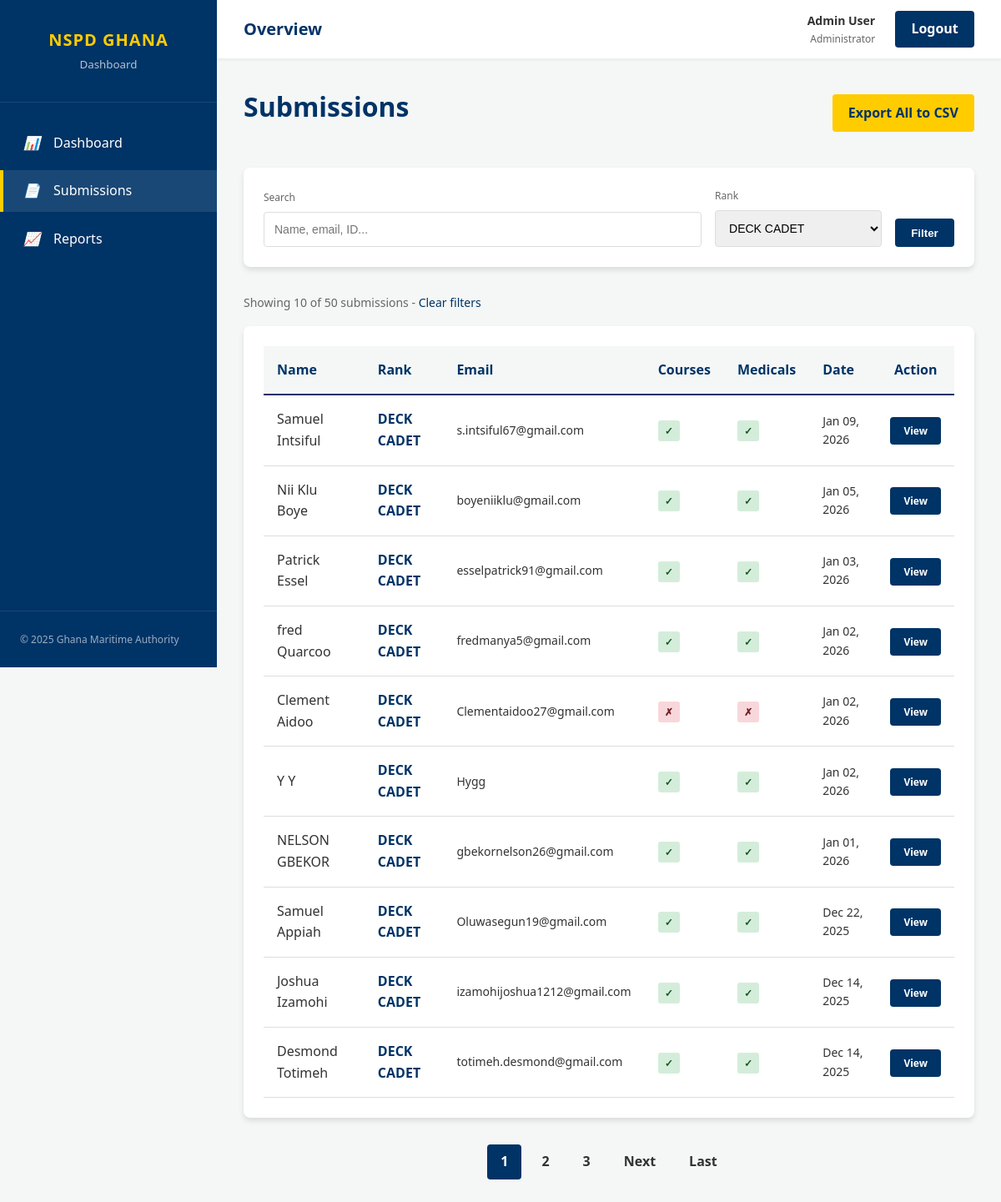
Page /submissions.php?rank=DECK CADET (signed in) on the committed database.
### tables this page shows
CREATE TABLE IF NOT EXISTS `applications` (
  `id` int NOT NULL AUTO_INCREMENT,
  `submitted_at` datetime NOT NULL,
  `surname` varchar(100) NOT NULL,
  `first_name` varchar(100) NOT NULL,
  `other_names` varchar(100) DEFAULT NULL,
  `short_courses_rmu` enum('Yes','No') NOT NULL,
  `familiarisation_isps_gma` enum('Yes','No') NOT NULL,
  `position_rank` varchar(100) NOT NULL,
  `telephone` varchar(100) NOT NULL,
  `email` varchar(150) NOT NULL,
  `attachment` text,
  `sea_experience` text,
  `total_sea_experience_years` decimal(4,1) DEFAULT NULL,
  `last_ship_type` varchar(150) DEFAULT NULL,
  `medicals` text,
  `created_at` timestamp NULL DEFAULT CURRENT_TIMESTAMP,
  PRIMARY KEY (`id`)
);

### submissions.php (the view, shortened to what this page needs)
<?php
$pdo = get_db_connection();
$page = isset($_GET['page']) ? max(1, (int)$_GET['page']) : 1;
$search = isset($_GET['search']) ? trim($_GET['search']) : '';
$rank_filter = isset($_GET['rank']) ? trim($_GET['rank']) : '';
$per_page = 10;
$where = [];
$params = [];
if ($rank_filter) {
    $where[] = "position_rank = ?";
    $params[] = $rank_filter;
}
$where_clause = $where ? "WHERE " . implode(" AND ", $where) : "";
$count_query = "SELECT COUNT(*) as total FROM applications $where_clause";
$count_stmt = $pdo->prepare($count_query);
$count_stmt->execute($params);
$total = $count_stmt->fetch(PDO::FETCH_ASSOC)['total'];
$total_pages = ceil($total / $per_page);
$offset = ($page - 1) * $per_page;
$query = "SELECT id, surname, first_name, position_rank, email, submitted_at, short_courses_rmu, medicals FROM applications $where_clause ORDER BY submitted_at DESC LIMIT $per_page OFFSET $offset";
$stmt = $pdo->prepare($query);
$stmt->execute($params);
$applications = $stmt->fetchAll(PDO::FETCH_ASSOC);
$ranks_stmt = $pdo->prepare("SELECT DISTINCT position_rank FROM applications ORDER BY position_rank");
$ranks_stmt->execute();
$ranks = $ranks_stmt->fetchAll(PDO::FETCH_COLUMN);
?>
<!DOCTYPE html>
<html lang="en">
<head>
    <link rel="stylesheet" href="public/css/style.css">
</head>
<body>
<div class="app-container">
    <?php include 'includes/sidebar.php'; ?>
    <main class="main-content">
        <?php include 'includes/header.php'; ?>
        <div class="content-body">
            <div style="display: flex; justify-content: space-between; align-items: center; margin-bottom: 2rem;">
                <h1>Submissions</h1>
                <a href="api/export-all-csv.php?search=<?php echo urlencode($search); ?>&rank=<?php echo urlencode($rank_filter); ?>" class="btn btn-accent" target="_blank">Export All to CSV</a>
            </div>
            <div class="card" style="margin-bottom: 2rem; padding: 1.5rem;">
                <form method="GET" style="display: flex; gap: 1rem; align-items: flex-end; flex-wrap: wrap;">
                    <div style="flex: 1; min-width: 200px;">
                        <label style="display: block; font-size: 0.75rem; color: var(--text-muted); margin-bottom: 0.5rem;">Search</label>
                        <input type="text" name="search" value="<?php echo htmlspecialchars($search); ?>" placeholder="Name, email, ID..." style="width: 100%; padding: 0.75rem; border: 1px solid #ddd; border-radius: 4px; font-size: 0.875rem;">
                    </div>
                    <div style="flex: 0 0 200px;">
                        <label style="display: block; font-size: 0.75rem; color: var(--text-muted); margin-bottom: 0.5rem;">Rank</label>
                        <select name="rank" style="width: 100%; padding: 0.75rem; border: 1px solid #ddd; border-radius: 4px; font-size: 0.875rem;">
                            <?php foreach ($ranks as $rank): ?>
                            <option value="<?php echo htmlspecialchars($rank); ?>" <?php echo $rank_filter === $rank ? 'selected' : ''; ?>><?php echo htmlspecialchars($rank); ?></option>
                            <?php endforeach; ?>
                        </select>
                    </div>
                    <button type="submit" class="btn btn-primary">Filter</button>
                </form>
            </div>
            <div style="margin-bottom: 1rem; font-size: 0.875rem; color: var(--text-muted);">
                Showing <?php echo count($applications); ?> of <?php echo $total; ?> submissions
                <?php if ($search || $rank_filter): ?>
                    - <a href="submissions.php" style="color: var(--primary-blue); text-decoration: none;">Clear filters</a>
                <?php endif; ?>
            </div>
            <div class="card">
                <table class="submissions-table" style="width: 100%; border-collapse: collapse;">
                    <thead>
                        <tr style="border-bottom: 2px solid var(--primary-blue);">
                            <th style="padding: 1rem; text-align: left; font-weight: 600;">Name</th>
                            <th style="padding: 1rem; text-align: left; font-weight: 600;">Rank</th>
                            <th style="padding: 1rem; text-align: left; font-weight: 600;">Email</th>
                            <th style="padding: 1rem; text-align: left; font-weight: 600;">Courses</th>
                            <th style="padding: 1rem; text-align: left; font-weight: 600;">Medicals</th>
                            <th style="padding: 1rem; text-align: left; font-weight: 600;">Date</th>
                            <th style="padding: 1rem; text-align: center; font-weight: 600;">Action</th>
                        </tr>
                    </thead>
                    <tbody>
                        <?php if (count($applications) > 0): ?>
                            <?php foreach ($applications as $app): ?>
                            <tr style="border-bottom: 1px solid #eee; hover: background-color: #f9f9f9;">
                                <td style="padding: 1rem;"><?php echo htmlspecialchars($app['first_name'] . ' ' . $app['surname']); ?></td>
                                <td style="padding: 1rem;"><strong style="color: var(--primary-blue);"><?php echo htmlspecialchars($app['position_rank']); ?></strong></td>
                                <td style="padding: 1rem; font-size: 0.875rem;"><?php echo htmlspecialchars($app['email']); ?></td>
                                <td style="padding: 1rem;">
                                    <?php if ($app['short_courses_rmu'] === 'Yes'): ?>
                                    <span style="padding: 0.25rem 0.5rem; background: #d4edda; color: #155724; border-radius: 3px; font-size: 0.75rem; font-weight: 600;">✓</span>
                                    <?php else: ?>
                                    <span style="padding: 0.25rem 0.5rem; background: #f8d7da; color: #721c24; border-radius: 3px; font-size: 0.75rem; font-weight: 600;">✗</span>
                                    <?php endif; ?>
                                </td>
                                <td style="padding: 1rem;">
                                    <?php if ($app['medicals'] === 'Yes'): ?>
                                    <span style="padding: 0.25rem 0.5rem; background: #d4edda; color: #155724; border-radius: 3px; font-size: 0.75rem; font-weight: 600;">✓</span>
                                    <?php else: ?>
                                    <span style="padding: 0.25rem 0.5rem; background: #f8d7da; color: #721c24; border-radius: 3px; font-size: 0.75rem; font-weight: 600;">✗</span>
                                    <?php endif; ?>
                                </td>
                                <td style="padding: 1rem; font-size: 0.875rem;"><?php echo date('M d, Y', strtotime($app['submitted_at'])); ?></td>
                                <td style="padding: 1rem; text-align: center;">
                                    <a href="view-submission.php?id=<?php echo $app['id']; ?>" class="btn" style="padding: 0.5rem 1rem; background: var(--primary-blue); color: white; text-decoration: none; border-radius: 4px; font-size: 0.75rem;">View</a>
                                </td>
                            </tr>
                            <?php endforeach; ?>
                        <?php endif; ?>
                    </tbody>
                </table>
            </div>
            <?php if ($total_pages > 1): ?>
            <div style="margin-top: 2rem; display: flex; justify-content: center; align-items: center; gap: 0.5rem; flex-wrap: wrap;">
                <?php for ($i = max(1, $page - 2); $i <= min($total_pages, $page + 2); $i++): ?>
                    <?php if ($i == $page): ?>
                        <span style="padding: 0.5rem 1rem; background: var(--primary-blue); color: white; border-radius: 4px; font-weight: 600;"><?php echo $i; ?></span>
                    <?php else: ?>
                        <a href="submissions.php?page=<?php echo $i; ?>&search=<?php echo urlencode($search); ?>&rank=<?php echo urlencode($rank_filter); ?>" class="btn" style="padding: 0.5rem 1rem;"><?php echo $i; ?></a>
                    <?php endif; ?>
                <?php endfor; ?>
                <?php if ($page < $total_pages): ?>
                    <a href="submissions.php?page=<?php echo $page + 1; ?>&search=<?php echo urlencode($search); ?>&rank=<?php echo urlencode($rank_filter); ?>" class="btn" style="padding: 0.5rem 1rem;">Next</a>
                    <a href="submissions.php?page=<?php echo $total_pages; ?>&search=<?php echo urlencode($search); ?>&rank=<?php echo urlencode($rank_filter); ?>" class="btn" style="padding: 0.5rem 1rem;">Last</a>
                <?php endif; ?>
            </div>
            <?php endif; ?>
        </div>
    </main>
</div>
</body>
</html>

### public/css/style.css (style rules this page uses)
:root { --primary-blue: #003366; --secondary-blue: #00509d; --accent-yellow: #ffcc00; --bg-white: #ffffff; --bg-light: #f4f7f6; --text-dark: #333333; --text-muted: #666666; --border-color: #dddddd; --sidebar-width: 260px; --header-height: 70px; --radius: 8px; --shadow: 0 4px 6px rgba(0, 0, 0, 0.1); }
* { box-sizing: border-box; margin: 0; padding: 0; }
body { font-family: "Segoe UI", Tahoma, Geneva, Verdana, sans-serif; background-color: var(--bg-light); color: var(--text-dark); line-height: 1.6; }
h1, h2, h3, h4 { color: var(--primary-blue); margin-bottom: 1rem; }
a { text-decoration: none; color: inherit; }
.app-container { display: flex; min-height: 100vh; }
.main-content { flex: 1; margin-left: var(--sidebar-width); display: flex; flex-direction: column; }
.content-body { padding: 2rem; }
.card { background: white; padding: 1.5rem; border-radius: var(--radius); box-shadow: var(--shadow); }
table { width: 100%; border-collapse: collapse; }
th, td { padding: 1rem; text-align: left; border-bottom: 1px solid var(--border-color); }
th { background-color: var(--bg-light); font-weight: 600; color: var(--primary-blue); }
.btn { padding: 0.6rem 1.2rem; border-radius: 4px; border: none; cursor: pointer; font-weight: 600; transition: opacity 0.2s; }
.btn-primary { background-color: var(--primary-blue); color: white; }
.btn-accent { background-color: var(--accent-yellow); color: var(--primary-blue); }

### rows in the picture
applications: first_name+surname "Samuel Intsiful", position_rank "DECK CADET", email "s.intsiful67@gmail.com", submitted_at "Jan 09, 2026"
applications: first_name+surname "Nii Klu Boye", position_rank "DECK CADET", email "boyeniiklu@gmail.com", submitted_at "Jan 05, 2026"
applications: first_name+surname "Patrick Essel", position_rank "DECK CADET", email "esselpatrick91@gmail.com", submitted_at "Jan 03, 2026"
applications: first_name+surname "fred Quarcoo", position_rank "DECK CADET", email "fredmanya5@gmail.com", submitted_at "Jan 02, 2026"
applications: first_name+surname "Clement Aidoo", position_rank "DECK CADET", email "Clementaidoo27@gmail.com", submitted_at "Jan 02, 2026"
applications: first_name+surname "Y Y", position_rank "DECK CADET", email "Hygg", submitted_at "Jan 02, 2026"
applications: first_name+surname "NELSON GBEKOR", position_rank "DECK CADET", email "gbekornelson26@gmail.com", submitted_at "Jan 01, 2026"
applications: first_name+surname "Samuel Appiah", position_rank "DECK CADET", email "Oluwasegun19@gmail.com", submitted_at "Dec 22, 2025"
applications: first_name+surname "Joshua Izamohi", position_rank "DECK CADET", email "izamohijoshua1212@gmail.com", submitted_at "Dec 14, 2025"
applications: first_name+surname "Desmond Totimeh", position_rank "DECK CADET", email "totimeh.desmond@gmail.com", submitted_at "Dec 14, 2025"

### other values in the picture
$user['full_name'] "Admin User"
$user['role'] "Administrator"
count($applications) "10"
$total "50"
form field rank "DECK CADET"
